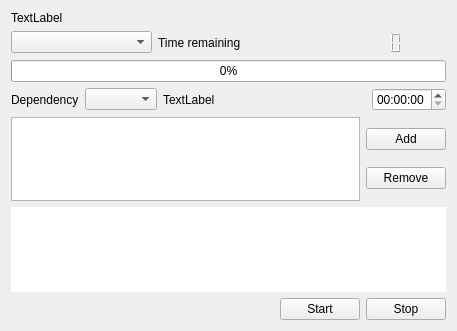
<?xml version="1.0" encoding="UTF-8"?>
<ui version="4.0">
 <class>Form__timer</class>
 <widget class="QWidget" name="Form__timer">
  <property name="geometry">
   <rect>
    <x>0</x>
    <y>0</y>
    <width>457</width>
    <height>331</height>
   </rect>
  </property>
  <property name="windowTitle">
   <string>Timer</string>
  </property>
  <property name="windowIcon">
   <iconset resource="../rc/icons.qrc">
    <normaloff>:/icons/icons/timer-play.png</normaloff>:/icons/icons/timer-play.png</iconset>
  </property>
  <layout class="QVBoxLayout" name="verticalLayout_4">
   <item>
    <layout class="QVBoxLayout" name="verticalLayout">
     <item>
      <widget class="QLabel" name="label__jid">
       <property name="text">
        <string>TextLabel</string>
       </property>
      </widget>
     </item>
     <item>
      <layout class="QHBoxLayout" name="horizontalLayout">
       <item>
        <widget class="QComboBox" name="comboBox__link"/>
       </item>
       <item>
        <widget class="QLabel" name="label">
         <property name="text">
          <string>Time remaining</string>
         </property>
        </widget>
       </item>
       <item>
        <widget class="QLCDNumber" name="lcdNumber__remaining">
         <property name="frameShape">
          <enum>QFrame::NoFrame</enum>
         </property>
        </widget>
       </item>
      </layout>
     </item>
     <item>
      <widget class="QProgressBar" name="progressBar__remaining">
       <property name="value">
        <number>0</number>
       </property>
      </widget>
     </item>
    </layout>
   </item>
   <item>
    <layout class="QHBoxLayout" name="horizontalLayout_6">
     <item>
      <layout class="QHBoxLayout" name="horizontalLayout_5">
       <item>
        <widget class="QLabel" name="label_3">
         <property name="text">
          <string>Dependency</string>
         </property>
        </widget>
       </item>
       <item>
        <widget class="QComboBox" name="comboBox__dependency"/>
       </item>
      </layout>
     </item>
     <item>
      <layout class="QHBoxLayout" name="horizontalLayout_3">
       <item>
        <widget class="QLabel" name="label__status">
         <property name="text">
          <string>TextLabel</string>
         </property>
        </widget>
       </item>
       <item>
        <spacer name="horizontalSpacer_2">
         <property name="orientation">
          <enum>Qt::Horizontal</enum>
         </property>
         <property name="sizeHint" stdset="0">
          <size>
           <width>40</width>
           <height>20</height>
          </size>
         </property>
        </spacer>
       </item>
       <item>
        <widget class="QLabel" name="label_2">
         <property name="sizePolicy">
          <sizepolicy hsizetype="Preferred" vsizetype="Preferred">
           <horstretch>0</horstretch>
           <verstretch>0</verstretch>
          </sizepolicy>
         </property>
         <property name="maximumSize">
          <size>
           <width>40</width>
           <height>40</height>
          </size>
         </property>
         <property name="text">
          <string/>
         </property>
         <property name="pixmap">
          <pixmap resource="../rc/icons.qrc">:/icons/icons/clock-check-outline.png</pixmap>
         </property>
         <property name="scaledContents">
          <bool>true</bool>
         </property>
         <property name="alignment">
          <set>Qt::AlignCenter</set>
         </property>
        </widget>
       </item>
       <item>
        <widget class="QTimeEdit" name="timeEdit__timer">
         <property name="currentSection">
          <enum>QDateTimeEdit::HourSection</enum>
         </property>
         <property name="displayFormat">
          <string>hh:mm:ss</string>
         </property>
        </widget>
       </item>
      </layout>
     </item>
    </layout>
   </item>
   <item>
    <layout class="QHBoxLayout" name="horizontalLayout_4">
     <item>
      <widget class="QListWidget" name="listWidget__command"/>
     </item>
     <item>
      <layout class="QVBoxLayout" name="verticalLayout_2">
       <item>
        <widget class="QPushButton" name="pushButton__add_item">
         <property name="text">
          <string>Add</string>
         </property>
         <property name="icon">
          <iconset resource="../rc/icons.qrc">
           <normaloff>:/icons/icons/plus.png</normaloff>:/icons/icons/plus.png</iconset>
         </property>
        </widget>
       </item>
       <item>
        <widget class="QPushButton" name="pushButton__del_item">
         <property name="text">
          <string>Remove</string>
         </property>
         <property name="icon">
          <iconset resource="../rc/icons.qrc">
           <normaloff>:/icons/icons/minus.png</normaloff>:/icons/icons/minus.png</iconset>
         </property>
        </widget>
       </item>
      </layout>
     </item>
    </layout>
   </item>
   <item>
    <layout class="QVBoxLayout" name="verticalLayout_3">
     <item>
      <widget class="QTextEdit" name="textEdit__debug">
       <property name="frameShape">
        <enum>QFrame::NoFrame</enum>
       </property>
       <property name="frameShadow">
        <enum>QFrame::Plain</enum>
       </property>
       <property name="readOnly">
        <bool>true</bool>
       </property>
      </widget>
     </item>
     <item>
      <layout class="QHBoxLayout" name="horizontalLayout_2">
       <item>
        <spacer name="horizontalSpacer">
         <property name="orientation">
          <enum>Qt::Horizontal</enum>
         </property>
         <property name="sizeHint" stdset="0">
          <size>
           <width>40</width>
           <height>20</height>
          </size>
         </property>
        </spacer>
       </item>
       <item>
        <widget class="QPushButton" name="pushButton__start">
         <property name="text">
          <string>Start</string>
         </property>
         <property name="icon">
          <iconset resource="../rc/icons.qrc">
           <normaloff>:/icons/icons/timer-play.png</normaloff>:/icons/icons/timer-play.png</iconset>
         </property>
        </widget>
       </item>
       <item>
        <widget class="QPushButton" name="pushButton__stop">
         <property name="text">
          <string>Stop</string>
         </property>
         <property name="icon">
          <iconset resource="../rc/icons.qrc">
           <normaloff>:/icons/icons/stop.png</normaloff>:/icons/icons/stop.png</iconset>
         </property>
        </widget>
       </item>
      </layout>
     </item>
    </layout>
   </item>
  </layout>
 </widget>
 <resources>
  <include location="../rc/icons.qrc"/>
  <include location="../rc/images.qrc"/>
 </resources>
 <connections/>
</ui>
